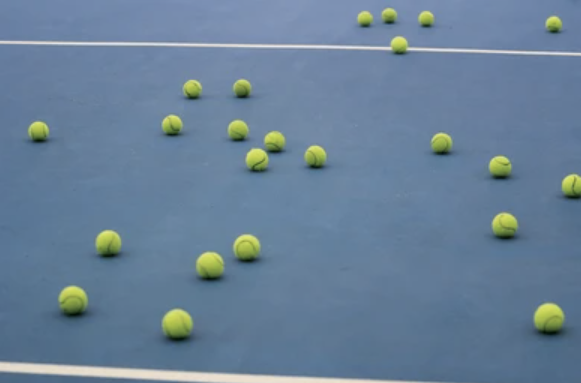
#> input picture imagenes_prueba/ejemplo_17.png, 581 x 383 px, found by its file name
$ python demo3.py
#> lines starting #> are read from the running program, lines starting #| are printed output that depends on the picture; after the words box and inside, x2 and y2 are one past the last pixel; in counts of white or black regions, pixels touching at a corner belong together
### contador_objetos/preprocesamiento.py
# -*- coding: utf-8 -*-
"""
Created on Tue Apr 21 22:28:49 2026

@author: emman
"""

import cv2
import numpy as np
import matplotlib.pyplot as plt


def leer_imagen(ruta_imagen):
    """
    Lee una imagen desde disco usando OpenCV.
    OpenCV la carga en formato BGR.
    """
#> called with ruta_imagen = 'imagenes_prueba/ejemplo_17.png'
    imagen = cv2.imread(ruta_imagen)
#> imagen is the input picture: shape (383, 581, 3); mean B, G, R 151.7, 128.6, 104.9

    if imagen is None:
        raise FileNotFoundError(f"No se pudo abrir la imagen: {ruta_imagen}")

    return imagen


def bgr_a_rgb(imagen_bgr):
    """
    Convierte una imagen de BGR a RGB manualmente.
    """
    imagen_rgb = imagen_bgr[:, :, ::-1]
    return imagen_rgb


def convertirBGR_a_grises(imagen_bgr):
    """
    Convierte una imagen BGR a escala de grises manualmente.
    Fórmula usada:
        gris = 0.2989*R + 0.587*G + 0.114*B
    """
    b = imagen_bgr[:, :, 0].astype(np.float64)
    g = imagen_bgr[:, :, 1].astype(np.float64)
    r = imagen_bgr[:, :, 2].astype(np.float64)
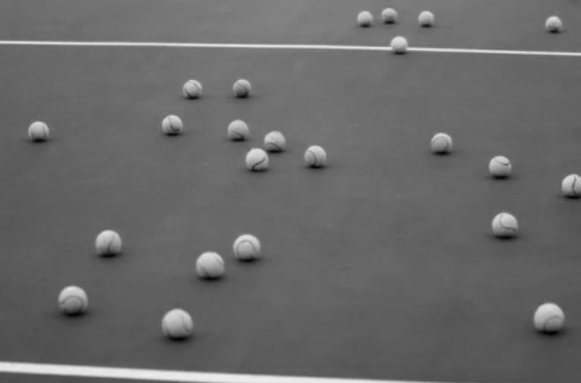
#> r: shape (383, 581) float64; min 3, max 236, mean 104.9

    gris = 0.114 * b + 0.587 * g + 0.2989 * r

    gris = np.clip(gris, 0, 255)
    gris = gris.astype(np.uint8)

    return gris

# [16 lines left out: function convertirRGB_a_grises, not called in this run]

def aplicar_convolucion(imagen, kernel, aplicar_clip=True):
    """
    Aplica una convolución manual a una imagen en escala de grises.

    Parámetros:
    - imagen: matriz 2D
    - kernel: matriz del filtro
    - aplicar_clip: si True, limita la salida entre 0 y 255
    """

    alto, ancho = imagen.shape
    k_alto, k_ancho = kernel.shape

    pad_h = k_alto // 2
    pad_w = k_ancho // 2

    imagen_padded = np.pad(imagen,
                           ((pad_h, pad_h), (pad_w, pad_w)),
                           mode='constant')

    salida = np.zeros((alto, ancho), dtype=np.float64)

    for i in range(alto):
        for j in range(ancho):
            region = imagen_padded[i:i + k_alto, j:j + k_ancho]
            valor = np.sum(region * kernel)
            salida[i, j] = valor

    if aplicar_clip:
        salida = np.clip(salida, 0, 255)
        return salida.astype(np.uint8)

    return salida

def filtro_promedio():
    kernel = np.ones((3,3))
    return kernel / np.sum(kernel)


def kernel_sobel_x():
    """
    Devuelve el kernel de Sobel en dirección X.
    """
    return np.array([[-1, 0, 1], [-2, 0, 2], [-1, 0, 1]], dtype=np.float64)


def kernel_sobel_y():
    """
    Devuelve el kernel de Sobel en dirección Y.
    """
    return np.array([[-1, -2, -1],[ 0,  0,  0], [ 1,  2,  1]], dtype=np.float64)


def calcular_magnitud_gradiente(gradiente_x, gradiente_y):
    """
    Calcula la magnitud del gradiente combinando Gx y Gy.
    """
    magnitud = np.sqrt(gradiente_x.astype(np.float64)**2 +
                       gradiente_y.astype(np.float64)**2)

    magnitud = np.clip(magnitud, 0, 255)
    return magnitud.astype(np.uint8)

def transformacion_negativa(imagen):
    """
    Aplica la transformación negativa a una imagen en escala de grises.

    Parámetro:
    - imagen: imagen en escala de grises (uint8)

    Devuelve:
    - imagen negativa
    """
    negativo = 255 - imagen
    return negativo


def calcular_matriz_harris(imagen_gris, k=0.04):
    """
    Calcula la respuesta de Harris para una imagen en escala de grises.

    Parámetros:
    - imagen_gris: imagen en escala de grises
    - k: constante de Harris

    Devuelve:
    - matriz R con la respuesta de Harris
    """
    sobel_x = kernel_sobel_x()
    sobel_y = kernel_sobel_y()

    ix = aplicar_convolucion(imagen_gris, sobel_x, aplicar_clip=False)
#> call 2 of aplicar_convolucion, with kernel = array of shape (3, 3), aplicar_clip = False
#> after the loop in aplicar_convolucion (call 2), `for i in range(alto):`:
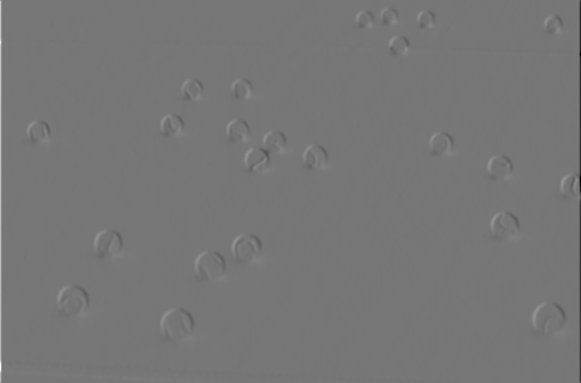
#> salida: shape (383, 581) float64; min -761, max 868, mean 0; drawn with min black and max white
    iy = aplicar_convolucion(imagen_gris, sobel_y, aplicar_clip=False)
#> call 3 of aplicar_convolucion, with kernel = array of shape (3, 3), aplicar_clip = False
#> after the loop in aplicar_convolucion (call 3), `for i in range(alto):`:
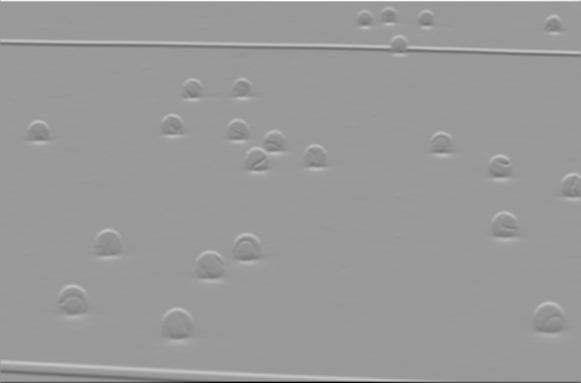
#> salida: shape (383, 581) float64; min -896, max 588, mean 0.1; drawn with min black and max white

    ix2 = ix ** 2
    iy2 = iy ** 2
    ixy = ix * iy

    kernel = filtro_promedio()

    sx2 = aplicar_convolucion(ix2, kernel, aplicar_clip=False)
    sy2 = aplicar_convolucion(iy2, kernel, aplicar_clip=False)
#> after the loop in aplicar_convolucion (call 5), `for i in range(alto):`:
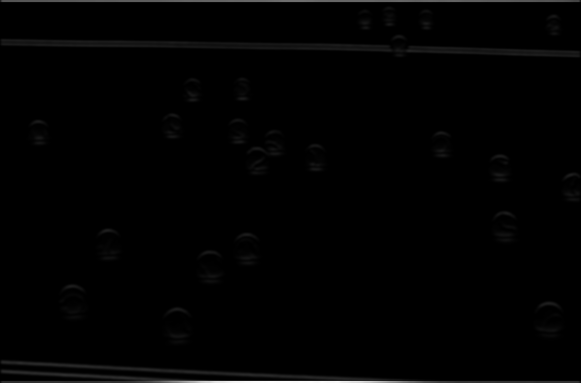
#> salida: shape (383, 581) float64; min 0, max 297606.4, mean 2715; drawn with min black and max white
    sxy = aplicar_convolucion(ixy, kernel, aplicar_clip=False)

    det_m = (sx2 * sy2) - (sxy ** 2)
    trace_m = sx2 + sy2

    r = det_m - k * (trace_m ** 2)

    return r


def detectar_esquinas_harris(respuesta_harris, umbral_relativo=0.01):
    """
    Detecta esquinas a partir de la respuesta de Harris.

    Parámetros:
    - respuesta_harris: matriz R
    - umbral_relativo: porcentaje respecto al valor máximo

    Devuelve:
    - lista de coordenadas (fila, columna) donde hay esquinas
    """
#> called with umbral_relativo = 0.05
    esquinas = []

    r_max = np.max(respuesta_harris)
#> r_max = 3.77e+09
    umbral = umbral_relativo * r_max
#> umbral = 188660890.5

    alto, ancho = respuesta_harris.shape

    for i in range(1, alto - 1):
        for j in range(1, ancho - 1):
            valor = respuesta_harris[i, j]

            if valor > umbral:
                ventana = respuesta_harris[i-1:i+2, j-1:j+2]

                if valor == np.max(ventana):
                    esquinas.append((i, j))
#> after the loop, esquinas = [(1, 1), (1, 579), (42, 1), (54, 579), (192, 579), (362, 1), (371, 1), (381, 1), (381, 579)]

    return esquinas

### contador_objetos/segmentacion.py
# -*- coding: utf-8 -*-
"""
Created on Tue Apr 21 22:29:08 2026

@author: emman
"""

import numpy as np

def umbralizar_imagen(imagen, umbral):
    """
    Convierte una imagen en escala de grises a binaria usando un umbral fijo.

    Parámetros:
    - imagen: imagen 2D en escala de grises
    - umbral: valor de corte

    Salida:
    - imagen binaria con valores 0 y 255
    """
    binaria = np.zeros_like(imagen, dtype=np.uint8)

    alto, ancho = imagen.shape

    for i in range(alto):
        for j in range(ancho):
            if imagen[i, j] >= umbral:
                binaria[i, j] = 255
            else:
                binaria[i, j] = 0

    return binaria


# [56 lines left out: function calcular_umbral_otsu, not called in this run]


def obtener_vecinos(i, j, alto, ancho):
    """
    Devuelve los vecinos válidos de un pixel usando conectividad de 8.
    """
    vecinos = []

    for di in [-1, 0, 1]:
        for dj in [-1, 0, 1]:
            if di == 0 and dj == 0:
                continue

            ni = i + di
            nj = j + dj

            if 0 <= ni < alto and 0 <= nj < ancho:
                vecinos.append((ni, nj))

    return vecinos


def etiquetar_componentes_conectados(imagen_binaria):
    """
    Etiqueta manualmente las regiones conectadas en una imagen binaria.

    Considera como objeto los pixeles con valor 255.
    Usa conectividad de 8.

    Devuelve:
    - etiquetas: matriz con la etiqueta de cada región
    - num_etiquetas: número total de objetos encontrados
    """
    alto, ancho = imagen_binaria.shape

    etiquetas = np.zeros((alto, ancho), dtype=np.int32)
    etiqueta_actual = 0

    for i in range(alto):
        for j in range(ancho):
            if imagen_binaria[i, j] == 255 and etiquetas[i, j] == 0:
                etiqueta_actual += 1

                cola = [(i, j)]
                etiquetas[i, j] = etiqueta_actual

                while len(cola) > 0:
                    x, y = cola.pop(0)

                    vecinos = obtener_vecinos(x, y, alto, ancho)

                    for nx, ny in vecinos:
                        if imagen_binaria[nx, ny] == 255 and etiquetas[nx, ny] == 0:
                            etiquetas[nx, ny] = etiqueta_actual
                            cola.append((nx, ny))

    return etiquetas, etiqueta_actual


# [6 lines left out: function contar_objetos, not called in this run]


def eliminar_objetos_pequenos(etiquetas, min_area):
    """
    Elimina regiones cuya área sea menor que min_area.

    Parámetros:
    - etiquetas: imagen etiquetada
    - min_area: área mínima permitida

    Devuelve:
    - etiquetas_filtradas: imagen etiquetada sin objetos pequeños
    - numero_objetos: número final de objetos válidos
    """
    etiquetas_filtradas = np.copy(etiquetas)
    etiquetas_unicas = np.unique(etiquetas_filtradas)

    # Quitamos el fondo (etiqueta 0)
    etiquetas_unicas = etiquetas_unicas[etiquetas_unicas != 0]

    for etiqueta in etiquetas_unicas:
        area = np.sum(etiquetas_filtradas == etiqueta)

        if area < min_area:
            etiquetas_filtradas[etiquetas_filtradas == etiqueta] = 0

    # Re-etiquetar para que queden consecutivas: 1, 2, 3, ...
    etiquetas_finales = np.zeros_like(etiquetas_filtradas, dtype=np.int32)
    nueva_etiqueta = 0

    etiquetas_unicas = np.unique(etiquetas_filtradas)
    etiquetas_unicas = etiquetas_unicas[etiquetas_unicas != 0]

    for etiqueta in etiquetas_unicas:
        nueva_etiqueta += 1
        etiquetas_finales[etiquetas_filtradas == etiqueta] = nueva_etiqueta

    return etiquetas_finales, nueva_etiqueta


def calcular_propiedades(etiquetas):
    """
    Calcula propiedades básicas de cada objeto etiquetado.

    Propiedades calculadas:
    - área
    - centroide
    - caja delimitadora

    Devuelve:
    - lista de diccionarios con propiedades por objeto
    """
    propiedades = []
    etiquetas_unicas = np.unique(etiquetas)

    # Quitamos fondo
    etiquetas_unicas = etiquetas_unicas[etiquetas_unicas != 0]

    for etiqueta in etiquetas_unicas:
        coords = np.where(etiquetas == etiqueta)

        filas = coords[0]
        columnas = coords[1]

        area = len(filas)

        centroide_y = np.mean(filas)
        centroide_x = np.mean(columnas)

        min_fila = np.min(filas)
        max_fila = np.max(filas)
        min_col = np.min(columnas)
        max_col = np.max(columnas)

        propiedades.append({
            "etiqueta": int(etiqueta),
            "area": int(area),
            "centroide": (float(centroide_y), float(centroide_x)),
            "caja": (int(min_fila), int(min_col), int(max_fila), int(max_col))
        })

    return propiedades

### ejemplos/demo3.py
# -*- coding: utf-8 -*-
"""
Created on Sat Apr 25 00:07:34 2026

@author: emman
"""

import numpy as np
import matplotlib.pyplot as plt

from contador_objetos.preprocesamiento import (
    leer_imagen,
    convertirBGR_a_grises,
    bgr_a_rgb,
    aplicar_convolucion,
    filtro_promedio,
    kernel_sobel_x,
    kernel_sobel_y,
    calcular_magnitud_gradiente,
    transformacion_negativa,
    calcular_matriz_harris,
    detectar_esquinas_harris
)

from contador_objetos.segmentacion import (
    umbralizar_imagen,
    etiquetar_componentes_conectados,
    contar_objetos,
    eliminar_objetos_pequenos,
    calcular_propiedades
)

ruta = "imagenes_prueba/ejemplo_17.png"


# Lectura y preprocesamiento

imagen = leer_imagen(ruta)
imagen_gris = convertirBGR_a_grises(imagen)
imagen_negativa = transformacion_negativa(imagen_gris)
imagen_rgb = bgr_a_rgb(imagen)

kernel_promedio = filtro_promedio()
imagen_suavizada = aplicar_convolucion(imagen_gris, kernel_promedio)


respuesta_harris = calcular_matriz_harris(imagen_suavizada, k=0.04)
esquinas = detectar_esquinas_harris(respuesta_harris, umbral_relativo=0.05)

print("Número de esquinas detectadas:", len(esquinas))
#| Número de esquinas detectadas: 9


# Detección de bordes con Sobel

sobel_x = kernel_sobel_x()
sobel_y = kernel_sobel_y()

gradiente_x = aplicar_convolucion(imagen_suavizada, sobel_x, aplicar_clip=False)
gradiente_y = aplicar_convolucion(imagen_suavizada, sobel_y, aplicar_clip=False)

bordes = calcular_magnitud_gradiente(gradiente_x, gradiente_y)


# Umbralización

umbral = 98
imagen_binaria = umbralizar_imagen(imagen_suavizada, umbral)
#> after the loop in umbralizar_imagen, `for i in range(alto):`:
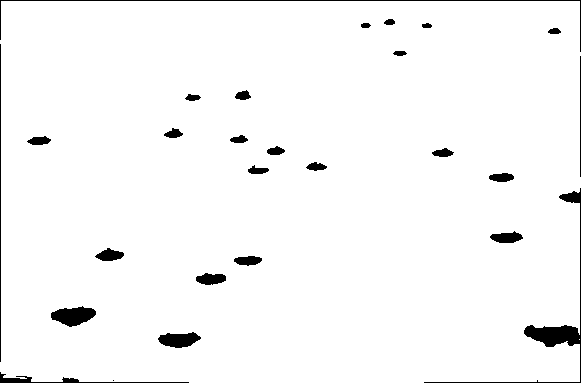
#> binaria: shape (383, 581); 97.1% white; 27 black regions (1 under 20 px), largest, box (x1, y1, x2, y2) and area: (424, 188, 581, 383) 1406, (0, 0, 581, 52) 671, (51, 306, 96, 327) 613

# Si alguna vez los objetos quedan negros y el fondo blanco, descomenta esto:
imagen_binaria = 255 - imagen_binaria


# Segmentación y conteo

etiquetas, numero_objetos = etiquetar_componentes_conectados(imagen_binaria)
#> after the loop in etiquetar_componentes_conectados, `for i in range(alto):`:
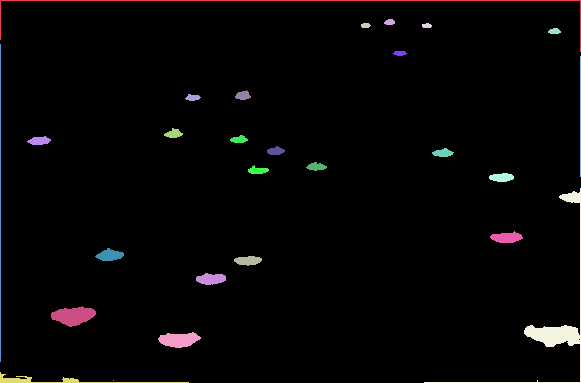
#> etiquetas: shape (383, 581) int32; 28 distinct labels, from 0 to 27; one colour per label, 0 black
#> numero_objetos = 27

# Filtrado de objetos pequeños
min_area = 25
etiquetas_filtradas, numero_objetos_filtrados = eliminar_objetos_pequenos(etiquetas, min_area)
#> in eliminar_objetos_pequenos, `etiquetas_unicas = np.unique(etiquetas_filtradas)`: etiquetas_unicas = 28 values from 0 to 27
#> in eliminar_objetos_pequenos, `etiquetas_unicas = etiquetas_unicas[etiquetas_unicas != 0]`: etiquetas_unicas = 27 values from 1 to 27
#> the loop in eliminar_objetos_pequenos, `for etiqueta in etiquetas_unicas:` made 27 passes
#> area on passes 1 to 8: 671, 52, 41, 40, 60, 318, 54, 121
#> in eliminar_objetos_pequenos, `etiquetas_unicas = np.unique(etiquetas_filtradas)`: etiquetas_unicas = 27 values from 0 to 26
#> in eliminar_objetos_pequenos, `etiquetas_unicas = etiquetas_unicas[etiquetas_unicas != 0]`: etiquetas_unicas = 26 values from 1 to 26
#> the loop in eliminar_objetos_pequenos, `for etiqueta in etiquetas_unicas:` made 26 passes
#> after the loop in eliminar_objetos_pequenos, `for etiqueta in etiquetas_unicas:`: nueva_etiqueta = 26
#> numero_objetos_filtrados = 26

# Propiedades de cada objeto
propiedades = calcular_propiedades(etiquetas_filtradas)
#> in calcular_propiedades, `etiquetas_unicas = np.unique(etiquetas)`: etiquetas_unicas = 27 values from 0 to 26
#> in calcular_propiedades, `etiquetas_unicas = etiquetas_unicas[etiquetas_unicas != 0]`: etiquetas_unicas = 26 values from 1 to 26
#> the loop in calcular_propiedades, `for etiqueta in etiquetas_unicas:` made 26 passes
#> (coords, area, centroide_y, centroide_x, min_fila, max_fila, min_col, max_col) on passes 1 to 5: (671 positions, rows 0 to 51, columns 0 to 580, 671, 3.14, 295.2, 0, 51, 0, 580), (52 positions, rows 19 to 24, columns 384 to 394, 52, 21.69, 389.3, 19, 24, 384, 394), (41 positions, rows 23 to 27, columns 361 to 370, 41, 25.05, 365.2, 23, 27, 361, 370), (40 positions, rows 23 to 27, columns 422 to 431, 40, 25.27, 426.4, 23, 27, 422, 431), (60 positions, rows 28 to 33, columns 548 to 560, 60, 30.78, 554.1, 28, 33, 548, 560)
#> after the loop in calcular_propiedades, `for etiqueta in etiquetas_unicas:`: propiedades = 26 items
#> propiedades = 26 items


# Resultados en consola
print("Número de objetos detectados antes del filtrado:", numero_objetos)
#| Número de objetos detectados antes del filtrado: 27
print("Número de objetos detectados después del filtrado:", numero_objetos_filtrados)
#| Número de objetos detectados después del filtrado: 26
print()

for obj in propiedades:
    print(f"Objeto {obj['etiqueta']}:")
    print(f"  Área = {obj['area']}")
    print(f"  Centroide = {obj['centroide']}")
    print(f"  Caja = {obj['caja']}")
    print()
#> this loop made 26 passes
#> (printed output is left out)


# Visualización

plt.figure(figsize=(18, 12))

plt.subplot(3, 4, 1)
plt.imshow(imagen_rgb)
plt.title("Imagen original")
plt.axis("off")

plt.subplot(3, 4, 2)
plt.imshow(imagen_gris, cmap="gray")
plt.title("Escala de grises")
plt.axis("off")

plt.subplot(3, 4, 3)
plt.imshow(imagen_negativa, cmap="gray")
plt.title("Transformación negativa")
plt.axis("off")

plt.subplot(3, 4, 4)
plt.imshow(np.clip(np.abs(gradiente_x), 0, 255), cmap="gray")
plt.title("Sobel en X")
plt.axis("off")

plt.subplot(3, 4, 5)
plt.imshow(np.clip(np.abs(gradiente_y), 0, 255), cmap="gray")
plt.title("Sobel en Y")
plt.axis("off")

plt.subplot(3, 4, 6)
plt.imshow(bordes, cmap="gray")
plt.title("Magnitud del gradiente")
plt.axis("off")

plt.subplot(3, 4, 7)
plt.imshow(imagen_binaria, cmap="gray")
plt.title(f"Umbral (T={umbral})")
plt.axis("off")

plt.subplot(3, 4, 8)
plt.imshow(etiquetas_filtradas, cmap="nipy_spectral")
plt.title(f"Objetos filtrados: {numero_objetos_filtrados}")
plt.axis("off")

plt.subplot(3, 4, 9)
plt.imshow(imagen_rgb)
plt.title("Centroides de objetos")
plt.axis("off")

for obj in propiedades:
    cy, cx = obj["centroide"]
    plt.plot(cx, cy, 'ro')
    plt.text(cx + 5, cy, str(obj["etiqueta"]), color='yellow', fontsize=12)
#> this loop made 26 passes
#> (cy, cx) on passes 1 to 8: (3.14, 295.2), (21.69, 389.3), (25.05, 365.2), (25.27, 426.4), (30.78, 554.1), (202.5, 0), (52.85, 399.5), (116, 580)

plt.subplot(3, 4, 10)
plt.imshow(respuesta_harris, cmap="hot")
plt.title("Respuesta Harris")
plt.axis("off")

plt.subplot(3, 4, 11)
plt.imshow(imagen_rgb)
plt.title("Esquinas detectadas")
plt.axis("off")

for y, x in esquinas:
    plt.plot(x, y, 'c.', markersize=4)
#> this loop made 9 passes

plt.tight_layout()
plt.show()
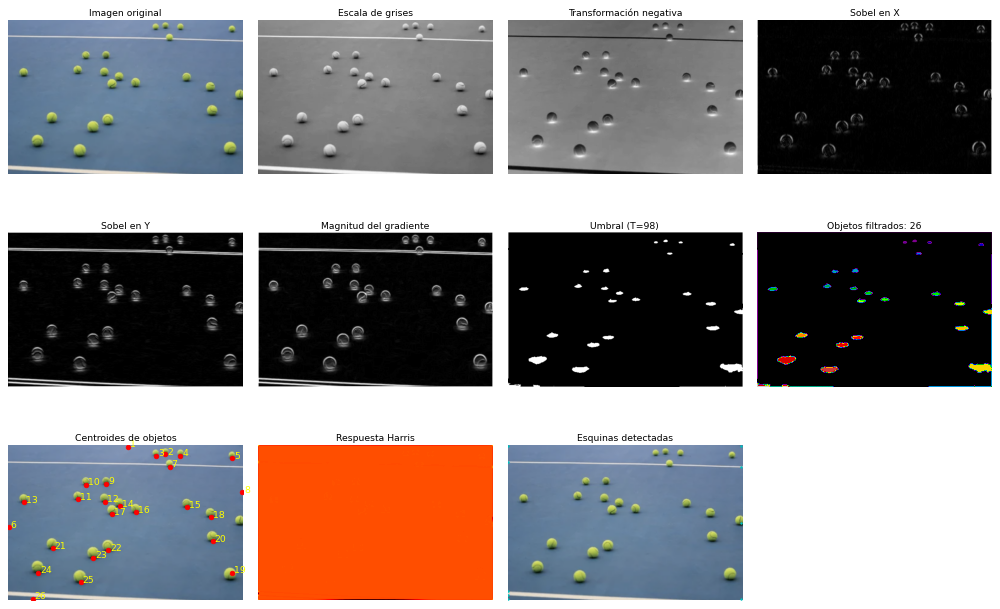
#> figure drawn by matplotlib, 11 panels
